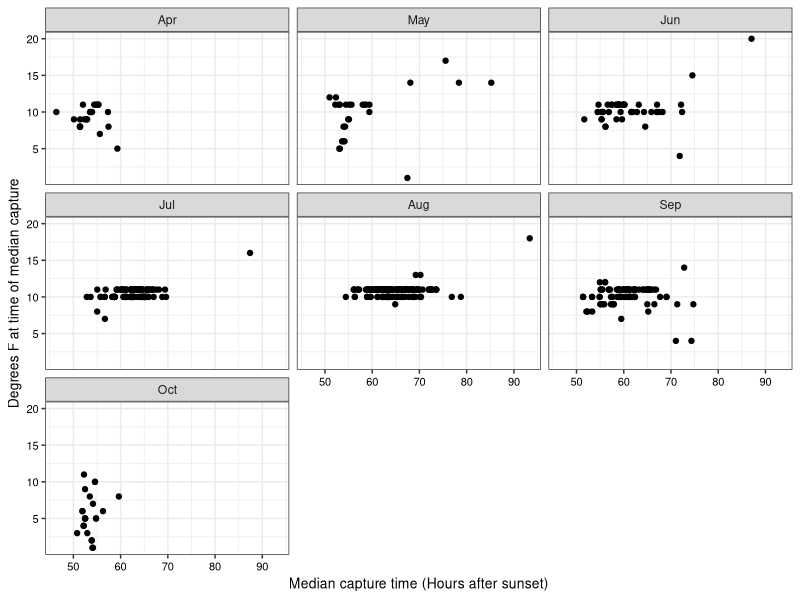
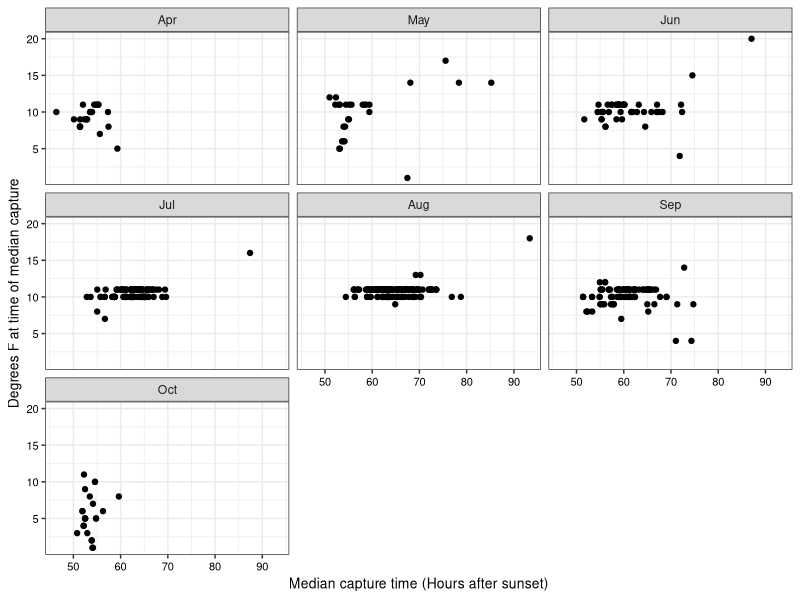

Reproduce these figures in R, in order.
#===========================================================================#
# script12_explore_count_and_temperature2.R
# 
# Uses the "combined" data set created in script10 to explore relationsips 
#
# PARTS
# 1. Basic questions about combined data set (multiple obs/night?)(line 14)  
# 2. Examine captures after 7AM (before midnight) (line 64)  
#
# combined--imported as created in script10
# combined3
#  - Night only
#  - Only first obs of night for that site
#  - Additional variables adjust 0 hour to sundown and keep next sun-up in
#    the same Julian day
# combined4 (not yet done)
#  - All captures per night
#  - Additional variables to adjust 0 hour to sundown and keep next sun-up 
#    in the same Julian day (as in 3)
#  - Used to examine whether captures are less likely overall on hotter
#    nights
#  
#===========================================================================#

library(tidyverse)
library(lubridate)

#-- 1. (Heading to be determined) --------

combined <- read_csv("./data/merged_count_and_temp_data.csv")
combined
# A tibble: 1,428 x 11
#   pest_dif site         Yr Mnth.x Julian    Hr degf_avg degf_lo degf_hi rh_avg Mnth.y
#      <dbl> <chr>     <dbl> <chr>   <dbl> <dbl>    <dbl>   <dbl>   <dbl>  <dbl> <chr> 
# 1        1 UCKearney  2019 Jun       153     5     60.2    59.7    61.2   89.8 Jun   
# 2        1 UCKearney  2019 Jul       191     4     61.2    60.3    62.2   83.6 Jul   
# 3        1 UCKearney  2019 Jul       194     4     64.2    63.9    65.1   93.2 Jul 

combined[!complete.cases(combined), ]
#-- Tibble of 0, all complete cases

## Get Julian date reference points for months

# Make Mnth.x into a factor to conserve order
combined[combined$Mnth.x == "Mar", ] # 2 observations, drop them
combined <- combined[combined$Mnth.x != "Mar", ]

combined$Mnth.x <- factor(combined$Mnth.x, levels = c("Apr","May","Jun","Jul","Aug","Sep","Oct"))
combined
levels(combined$Mnth.x)

### Algorithm to shift time and date. This is how we did the time shift in
### script11. See also "julian_date_and_hour_scratch.R". Note that numbering
### of "combined" data sets in this script is different from script11--don't
### switch back and forth.

### Anything after midnight and before sundown (6PM) has the Julian date from 
### the previous day

combined2 <- combined %>% 
  dplyr::mutate(Hr2 = ifelse(Hr >= 18, Hr - 18, Hr + 6),
                Julian2 = ifelse(Hr >= 18, Julian, Julian - 1)) %>% 
  dplyr::arrange(Julian,Hr)
combined2

combined2[!complete.cases(combined2), ]
#-- Tibble of 0, all complete cases

### Get median observation for Julian2. In order to be certain that median
### functions correctly, go from frequency table form (moths per hour of)
### observations) to case format (one observation for each moth)

combined3 <- vcdExtra::expand.dft(combined2, freq = "pest_dif")
#-- goes from 1426 to 3495 observations

combined3[!complete.cases(combined3), ]
#-- Tibble of 0, all complete cases

combined3 <- combined3 %>% 
  group_by(Yr,Julian2) %>% 
  dplyr::summarise(Hr2 = median(Hr2))
combined3
# A tibble: 242 x 3
# Groups:   Yr [2]
#     Yr Julian2   Hr2
#   <int>   <int> <dbl>
# 1  2019     142   8  
# 2  2019     143  17  
# 3  2019     144  11 

combined3[!complete.cases(combined3), ]
#-- Tibble of 0, all complete cases

# Lost temperature data in summary step above, so merge to source data set
# to get that back
combined4 <- left_join(combined3,combined2)
combined4
# A tibble: 551 x 13
# Groups:   Yr [2]
#      Yr Julian2   Hr2 pest_dif site       Mnth.x Julian    Hr degf_avg degf_lo degf_hi rh_avg Mnth.y
#   <dbl>   <dbl> <dbl>    <dbl> <chr>      <fct>   <dbl> <dbl>    <dbl>   <dbl>   <dbl>  <dbl> <chr> 
# 1  2019     142   8          2 mikewoolf1 May       143     2     53.9    52.7    55     89.3 May   
# 2  2019     143  17          2 mikewoolf1 May       144    11     75.5    72.3    77.2   54.6 May   
# 3  2019     144  11         56 mikewoolf1 May       145     5     54.4    54.1    55     96.2 May   
# 4  2019     147   8         35 mikewoolf1 May       148     2     54.3    53.8    54.9   82.8 May   
# 5  2019     148  11         27 mikewoolf1 May       149     5     58.0    57.2    58.6   94.2 May   
# 6  2019     149  11         22 mikewoolf1 May       150     5     59.4    59.2    59.9   89.3 May   
# 7  2019     150  11          2 mikewoolf1 May       151     5     58.4    57.7    59.2   84.7 May   
# 8  2019     151  11          7 mikewoolf1 Jun       152     5     59.1    58.6    60.3   84.1 Jun   
# 9  2019     152  11          1 UCKearney  Jun       153     5     60.2    59.7    61.2   89.8 Jun   
# 10  2019     154  10.5       NA NA         NA         NA    NA     NA      NA      NA     NA   NA 

#-- Some NAs because in some cases the algorith for median gives a value of x.5

x <- combined3$Hr2[combined3$Hr2%%1 != 0]
x
# [1] 10.5 10.5 10.5 10.5  9.5 10.5 10.5 10.5 10.5 10.5 10.5 11.5 10.5 11.5  8.5  1.5  3.5  4.5 12.5  1.5 10.5 11.5  5.5  1.5  5.5 10.5 10.5 13.5 11.5
#-- Confirms the remark above
length(x)
# [1] 29

combined3 %>% 
  mutate(Hr3 = ifelse(Hr2%%1 != 0,Hr2 - 0.5,Hr2)) %>% 
  filter(Hr3 != Hr2)
# A tibble: 29 x 4
# Groups:   Yr [2]
#      Yr Julian2   Hr2   Hr3
#   <int>   <int> <dbl> <dbl>
# 1  2019     154  10.5    10
# 2  2019     156  10.5    10

#-- Confirms proposed fix, no need for yet another variable

combined3 <- combined3 %>% 
  mutate(Hr2 = ifelse(Hr2%%1 != 0,Hr2 - 0.5,Hr2))
combined3

combined3[!complete.cases(combined3), ]
#-- Tibble of 0, all complete cases

combined4 <- left_join(combined3,combined2)
combined4
# A tibble: 566 x 13
# Groups:   Yr [2]
#     Yr Julian2   Hr2 pest_dif site       Mnth.x Julian    Hr degf_avg degf_lo degf_hi rh_avg Mnth.y   
#   <dbl>   <dbl> <dbl>    <dbl> <chr>      <fct>   <dbl> <dbl>    <dbl>   <dbl>   <dbl>  <dbl> <chr> 
# 1  2019     142     8        2 mikewoolf1 May       143     2     53.9    52.7    55     89.3 May   
# 2  2019     143    17        2 mikewoolf1 May       144    11     75.5    72.3    77.2   54.6 May   
# 3  2019     144    11       56 mikewoolf1 May       145     5     54.4    54.1    55     96.2 May  

combined4[!complete.cases(combined4), ]
# A tibble: 14 x 13
# Groups:   Yr [2]
#     Yr Julian2   Hr2 pest_dif site  Mnth.x Julian    Hr degf_avg degf_lo degf_hi rh_avg Mnth.y
#    <dbl>   <dbl> <dbl>    <dbl> <chr> <fct>   <dbl> <dbl>    <dbl>   <dbl>   <dbl>  <dbl> <chr> 
# 1  2019     155    11       NA NA    NA         NA    NA       NA      NA      NA     NA NA    
# 2  2019     283     8       NA NA    NA         NA    NA       NA      NA      NA     NA NA    
# 3  2019     289     4       NA NA    NA         NA    NA       NA      NA      NA     NA NA 

#-- In 14 cases the algorithm gives a median value for which there was no 
#-- count in the input data set. This is out of 566 observations--acceptable
#-- loss

combined4 <- combined4[complete.cases(combined4), ]

### Now plot and determine correlations
p1 <- ggplot(combined4, aes(x = degf_avg, y = Hr2)) +
  geom_point() +
  facet_wrap(vars(Mnth.x), ncol = 3, nrow = 4) +
  theme_bw() +
  xlab("Median capture time (Hours after sunset)") +
  ylab("Degrees F at time of median capture") +
  theme(axis.text.x = element_text(color = "black", size = 8),# angle = 45, hjust = 1),
        axis.text.y = element_text(color = "black", size = 8),
        axis.title.x = element_text(color = "black", size = 10),
        axis.title.y = element_text(color = "black", size = 10),
        legend.title = element_text(color = "black", size = 8),
        legend.text = element_text(color = "black", size = 8))

p1

ggsave(filename = "Temp_v_time_med_capture_by_month.jpg", plot = p1, device = "jpg", path = "./results",
       dpi = 300, width = 5.83, height = 5.83, units = "in")

### Examine correlations (if any). The sophisticated way to do this would be
### to use the tidyverse package purr to get subsets into a list and apply
### correlation to each in list. Will use the simple method of subsetting into
### 7 1-mont data sets and using the correlation function 7 times.

# ?subset
# Warning
# This is a convenience function intended for use interactively. For programming 
# it is better to use the standard subsetting functions like [, and in particular
# the non-standard evaluation of argument subset can have unanticipated consequences.

Apr <- combined4[combined4$Mnth.x == "Apr", ]
May <- combined4[combined4$Mnth.x == "May", ]
Jun <- combined4[combined4$Mnth.x == "Jun", ]
Jul <- combined4[combined4$Mnth.x == "Jul", ]
Aug <- combined4[combined4$Mnth.x == "Aug", ]
Sep <- combined4[combined4$Mnth.x == "Sep", ]
Oct <- combined4[combined4$Mnth.x == "Oct", ]

### Correlatons for Apr
cor.test(Apr$degf_avg,Apr$Hr2, method = "spearman")
#      Spearman's rank correlation rho
# 
# data:  Apr$degf_avg and Apr$Hr2
# S = 1866.1, p-value = 0.3774
# alternative hypothesis: true rho is not equal to 0
# sample estimates:
#       rho 
# 0.1886394 

### Correlatons for May
cor.test(May$degf_avg,May$Hr2, method = "spearman")
#      Spearman's rank correlation rho
# 
# Spearman's rank correlation rho
# 
# data:  May$degf_avg and May$Hr2
# S = 2171.8, p-value = 0.08556
# alternative hypothesis: true rho is not equal to 0
# sample estimates:
#       rho 
# 0.3370711 

### Correlatons for Jun
cor.test(Jun$degf_avg,Jun$Hr2, method = "spearman")
#      Spearman's rank correlation rho
# 
# Spearman's rank correlation rho
# 
# data:  Jun$degf_avg and Jun$Hr2
# S = 14105, p-value = 0.2144
# alternative hypothesis: true rho is not equal to 0
# sample estimates:
#       rho 
# 0.1844945 
